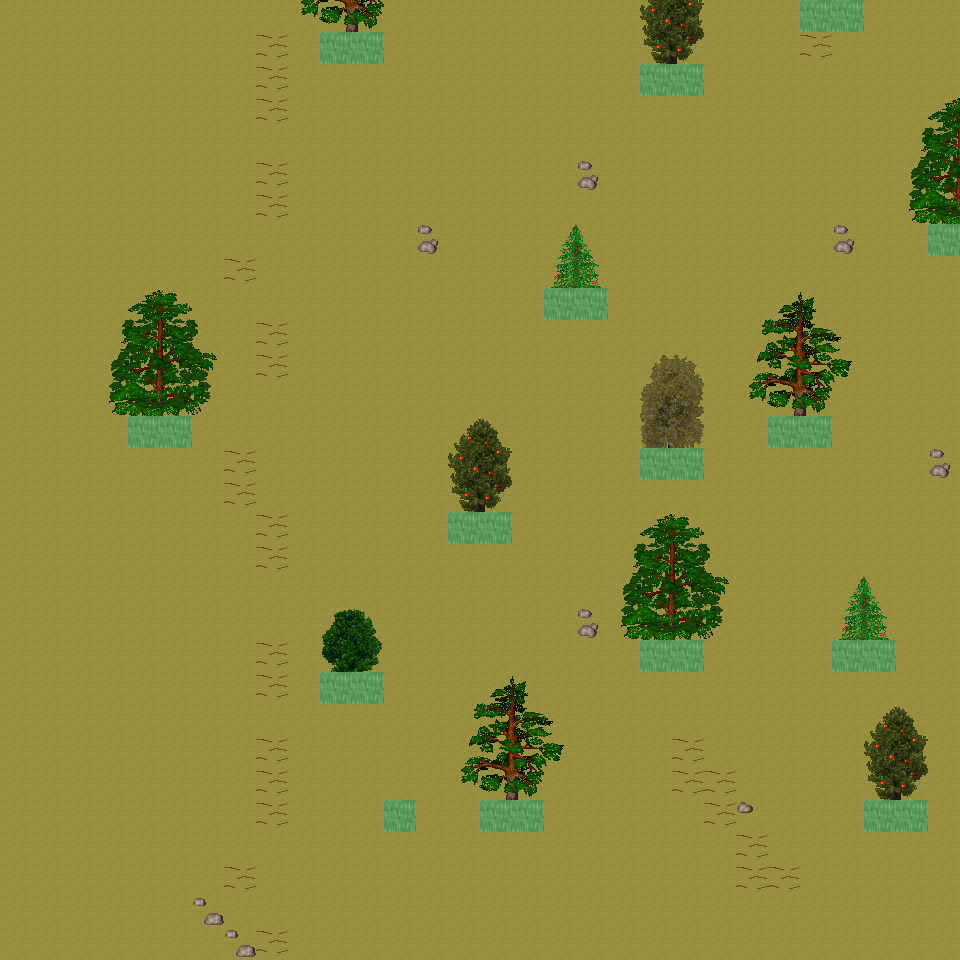

Rendered tile map (Tiled .tmx) drawn with the repository's tilesets; below, a short description and the map source with its tile grids summarised:
An orthogonal 30x30 tile map with 32x32 px tiles, 6 tile layers (Ground, Object, Object2, Above, ...), 17 tilesets and 6 objects (6x mapExit).

<map version="1.0" orientation="orthogonal" renderorder="right-down" width="30" height="30" tilewidth="32" tileheight="32" nextobjectid="7">
  <tileset firstgid="1" name="tileset_ground_ground" tilewidth="32" tileheight="32" tilecount="33" columns="3">
    <image source="../drawable/tileset_ground_ground.png" width="96" height="352" />
  </tileset>
  <tileset firstgid="34" name="tileset_ground_rock_pebbles" tilewidth="32" tileheight="32" tilecount="3" columns="1">
    <image source="../drawable/tileset_ground_rock_pebbles.png" width="32" height="96" />
  </tileset>
  <tileset firstgid="37" name="tileset_ground_grass_edges" tilewidth="32" tileheight="32" tilecount="36" columns="12">
    <image source="../drawable/tileset_ground_grass_edges.png" width="384" height="96" />
  </tileset>
  <tileset firstgid="73" name="tileset_plant_flower_daisy_white" tilewidth="32" tileheight="32" tilecount="8" columns="2">
    <image source="../drawable/tileset_plant_flower_daisy_white.png" width="64" height="128" />
  </tileset>
  <tileset firstgid="81" name="tileset_ground_ridge_earth_dark" tilewidth="32" tileheight="32" tilecount="96" columns="12">
    <image source="../drawable/tileset_ground_ridge_earth_dark.png" width="384" height="256" />
  </tileset>
  <tileset firstgid="177" name="tileset_plant_grasses" tilewidth="32" tileheight="32" tilecount="6" columns="3">
    <image source="../drawable/tileset_plant_grasses.png" width="96" height="64" />
  </tileset>
  <tileset firstgid="183" name="tileset_ground_earth_edges" tilewidth="32" tileheight="32" tilecount="18" columns="6">
    <image source="../drawable/tileset_ground_earth_edges.png" width="192" height="96" />
  </tileset>
  <tileset firstgid="201" name="tileset_ground_pothole" tilewidth="32" tileheight="32" tilecount="4" columns="4">
    <image source="../drawable/tileset_ground_pothole.png" width="128" height="32" />
  </tileset>
  <tileset firstgid="205" name="tileset_item_statue_green_stone_3" tilewidth="32" tileheight="32" tilecount="3" columns="1">
    <image source="../drawable/tileset_item_statue_green_stone_3.png" width="32" height="96" />
  </tileset>
  <tileset firstgid="208" name="tileset_ground_rock_rocks_2" tilewidth="32" tileheight="32" tilecount="4" columns="2">
    <image source="../drawable/tileset_ground_rock_rocks_2.png" width="64" height="64" />
  </tileset>
  <tileset firstgid="212" name="tileset_logic_creature_animal" tilewidth="32" tileheight="32" tilecount="32" columns="8">
    <image source="../drawable/tileset_logic_creature_animal.png" width="256" height="128" />
  </tileset>
  <tileset firstgid="244" name="tileset_logic_collision" tilewidth="32" tileheight="32" tilecount="1" columns="1">
    <image source="../drawable/tileset_logic_collision.png" width="32" height="32" />
  </tileset>
  <tileset firstgid="245" name="tileset_plant_tree_taller_trees" tilewidth="32" tileheight="32" tilecount="32" columns="8">
    <image source="../drawable/tileset_plant_tree_taller_trees.png" width="256" height="128" />
  </tileset>
  <tileset firstgid="277" name="tileset_plant_tree_spruce" tilewidth="32" tileheight="32" tilecount="6" columns="2">
    <image source="../drawable/tileset_plant_tree_spruce.png" width="64" height="96" />
  </tileset>
  <tileset firstgid="283" name="tileset_plant_bush_bush_mult_colored" tilewidth="32" tileheight="32" tilecount="6" columns="3">
    <image source="../drawable/tileset_plant_bush_bush_mult_colored.png" width="96" height="64" />
  </tileset>
  <tileset firstgid="289" name="tileset_plant_tree_pine_tree" tilewidth="32" tileheight="32" tilecount="20" columns="4">
    <image source="../drawable/tileset_plant_tree_pine_tree.png" width="128" height="160" />
  </tileset>
  <tileset firstgid="309" name="tileset_plant_tree_pine_tree_1" tilewidth="32" tileheight="32" tilecount="20" columns="4">
    <image source="../drawable/tileset_plant_tree_pine_tree_1.png" width="128" height="160" />
  </tileset>
  <layer name="Ground" width="30" height="30">
    <data>[900 cells, 900 non-empty, 1 distinct tile ids]</data>
  </layer>
  <layer name="Object" width="30" height="30">
    <data>[900 cells, 62 non-empty, 18 distinct tile ids]</data>
  </layer>
  <layer name="Object2" width="30" height="30">
    <data>[900 cells, 1 non-empty, 1 distinct tile ids]</data>
  </layer>
  <layer name="Above" width="30" height="30">
    <data>[900 cells, 108 non-empty, 51 distinct tile ids]</data>
  </layer>
  <layer name="Above2" width="30" height="30">
    <data>[900 cells, 0 non-empty, 0 distinct tile ids]</data>
  </layer>
  <layer name="Walkable" width="30" height="30">
    <data>[900 cells, 28 non-empty, 1 distinct tile ids]</data>
  </layer>
  <objectgroup name="MapEvents">
    <object id="1" name="north" type="mapExit" x="0" y="0" width="800" height="32">
      <properties>
        <property name="map" value="level_0_x70_y59" />
        <property name="x" value="0" />
        <property name="y" value="28" />
      </properties>
    </object>
    <object id="2" name="north2" type="mapExit" x="864" y="0" width="96" height="32">
      <properties>
        <property name="map" value="level_0_x70_y59" />
        <property name="x" value="27" />
        <property name="y" value="28" />
      </properties>
    </object>
    <object id="3" name="south" type="mapExit" x="0" y="928" width="960" height="32">
      <properties>
        <property name="map" value="level_0_x70_y61" />
        <property name="x" value="0" />
        <property name="y" value="1" />
      </properties>
    </object>
    <object id="4" name="west" type="mapExit" x="0" y="0" width="32" height="960">
      <properties>
        <property name="map" value="level_0_x69_y60" />
        <property name="x" value="28" />
        <property name="y" value="0" />
      </properties>
    </object>
    <object id="5" name="east" type="mapExit" x="928" y="0" width="32" height="224">
      <properties>
        <property name="map" value="level_0_x71_y60" />
        <property name="x" value="1" />
        <property name="y" value="0" />
      </properties>
    </object>
    <object id="6" name="east2" type="mapExit" x="928" y="256" width="32" height="704">
      <properties>
        <property name="map" value="level_0_x71_y60" />
        <property name="x" value="1" />
        <property name="y" value="8" />
      </properties>
    </object>
  </objectgroup>
</map>
